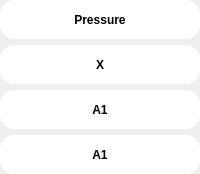
                           <widget class="QFrame" name="frame_165">
                            <property name="styleSheet">
                             <string notr="true">border-top-left-radius:15px;
border-top-right-radius:15px;
border-bottom-right-radius:15px;
border-bottom-left-radius:15px;
</string>
                            </property>
                            <property name="frameShape">
                             <enum>QFrame::StyledPanel</enum>
                            </property>
                            <property name="frameShadow">
                             <enum>QFrame::Raised</enum>
                            </property>
                            <layout class="QVBoxLayout" name="verticalLayout_52">
                             <property name="leftMargin">
                              <number>0</number>
                             </property>
                             <property name="topMargin">
                              <number>0</number>
                             </property>
                             <property name="rightMargin">
                              <number>0</number>
                             </property>
                             <property name="bottomMargin">
                              <number>0</number>
                             </property>
                             <item>
                              <widget class="QFrame" name="pressure_2">
                               <property name="styleSheet">
                                <string notr="true">
background-color:white;</string>
                               </property>
                               <property name="frameShape">
                                <enum>QFrame::StyledPanel</enum>
                               </property>
                               <property name="frameShadow">
                                <enum>QFrame::Raised</enum>
                               </property>
                               <layout class="QGridLayout" name="gridLayout_58">
                                <property name="leftMargin">
                                 <number>0</number>
                                </property>
                                <property name="topMargin">
                                 <number>0</number>
                                </property>
                                <property name="rightMargin">
                                 <number>0</number>
                                </property>
                                <property name="bottomMargin">
                                 <number>0</number>
                                </property>
                                <property name="spacing">
                                 <number>0</number>
                                </property>
                                <item row="0" column="0">
                                 <widget class="QPushButton" name="left_pressure_btn">
                                  <property name="minimumSize">
                                   <size>
                                    <width>110</width>
                                    <height>39</height>
                                   </size>
                                  </property>
                                  <property name="font">
                                   <font>
                                    <pointsize>9</pointsize>
                                    <weight>75</weight>
                                    <bold>true</bold>
                                   </font>
                                  </property>
                                  <property name="styleSheet">
                                   <string notr="true">QPushButton {
    background-color: white;
    border: none;
}

QPushButton:hover {
    background: black;
	color:white;
}</string>
                                  </property>
                                  <property name="text">
                                   <string>Pressure</string>
                                  </property>
                                 </widget>
                                </item>
                               </layout>
                              </widget>
                             </item>
                             <item>
                              <widget class="QFrame" name="x">
                               <property name="styleSheet">
                                <string notr="true">

background-color:white;</string>
                               </property>
                               <property name="frameShape">
                                <enum>QFrame::StyledPanel</enum>
                               </property>
                               <property name="frameShadow">
                                <enum>QFrame::Raised</enum>
                               </property>
                               <layout class="QGridLayout" name="gridLayout_59">
                                <property name="leftMargin">
                                 <number>0</number>
                                </property>
                                <property name="topMargin">
                                 <number>0</number>
                                </property>
                                <property name="rightMargin">
                                 <number>0</number>
                                </property>
                                <property name="bottomMargin">
                                 <number>0</number>
                                </property>
                                <property name="spacing">
                                 <number>0</number>
                                </property>
                                <item row="1" column="0">
                                 <widget class="QPushButton" name="left_X_btn">
                                  <property name="minimumSize">
                                   <size>
                                    <width>110</width>
                                    <height>39</height>
                                   </size>
                                  </property>
                                  <property name="font">
                                   <font>
                                    <pointsize>9</pointsize>
                                    <weight>75</weight>
                                    <bold>true</bold>
                                   </font>
                                  </property>
                                  <property name="styleSheet">
                                   <string notr="true">QPushButton {
    background-color: white;
    border: none;
}

QPushButton:hover {
    background: black;
	color:white;
}</string>
                                  </property>
                                  <property name="text">
                                   <string>X</string>
                                  </property>
                                 </widget>
                                </item>
                               </layout>
                              </widget>
                             </item>
                             <item>
                              <widget class="QFrame" name="a1">
                               <property name="styleSheet">
                                <string notr="true">background-color:white;</string>
                               </property>
                               <property name="frameShape">
                                <enum>QFrame::StyledPanel</enum>
                               </property>
                               <property name="frameShadow">
                                <enum>QFrame::Raised</enum>
                               </property>
                               <layout class="QGridLayout" name="gridLayout_60">
                                <property name="leftMargin">
                                 <number>0</number>
                                </property>
                                <property name="topMargin">
                                 <number>0</number>
                                </property>
                                <property name="rightMargin">
                                 <number>0</number>
                                </property>
                                <property name="bottomMargin">
                                 <number>0</number>
                                </property>
                                <property name="spacing">
                                 <number>0</number>
                                </property>
                                <item row="1" column="0">
                                 <widget class="QPushButton" name="left_A1_btn">
                                  <property name="minimumSize">
                                   <size>
                                    <width>110</width>
                                    <height>39</height>
                                   </size>
                                  </property>
                                  <property name="font">
                                   <font>
                                    <pointsize>9</pointsize>
                                    <weight>75</weight>
                                    <bold>true</bold>
                                   </font>
                                  </property>
                                  <property name="styleSheet">
                                   <string notr="true">QPushButton {
    background-color: white;
    border: none;
}

QPushButton:hover {
    background: black;
	color:white;
}</string>
                                  </property>
                                  <property name="text">
                                   <string>A1</string>
                                  </property>
                                 </widget>
                                </item>
                               </layout>
                              </widget>
                             </item>
                             <item>
                              <widget class="QFrame" name="a1_2">
                               <property name="styleSheet">
                                <string notr="true">background-color:white;</string>
                               </property>
                               <property name="frameShape">
                                <enum>QFrame::StyledPanel</enum>
                               </property>
                               <property name="frameShadow">
                                <enum>QFrame::Raised</enum>
                               </property>
                               <layout class="QGridLayout" name="gridLayout_61">
                                <property name="leftMargin">
                                 <number>0</number>
                                </property>
                                <property name="topMargin">
                                 <number>0</number>
                                </property>
                                <property name="rightMargin">
                                 <number>0</number>
                                </property>
                                <property name="bottomMargin">
                                 <number>0</number>
                                </property>
                                <property name="spacing">
                                 <number>0</number>
                                </property>
                                <item row="0" column="0">
                                 <widget class="QPushButton" name="left_A1_2_btn">
                                  <property name="minimumSize">
                                   <size>
                                    <width>110</width>
                                    <height>39</height>
                                   </size>
                                  </property>
                                  <property name="font">
                                   <font>
                                    <pointsize>9</pointsize>
                                    <weight>75</weight>
                                    <bold>true</bold>
                                   </font>
                                  </property>
                                  <property name="styleSheet">
                                   <string notr="true">QPushButton {
    background-color: white;
    border: none;
}

QPushButton:hover {
    background: black;
	color:white;
}</string>
                                  </property>
                                  <property name="text">
                                   <string>A1</string>
                                  </property>
                                 </widget>
                                </item>
                               </layout>
                              </widget>
                             </item>
                            </layout>
                           </widget>
